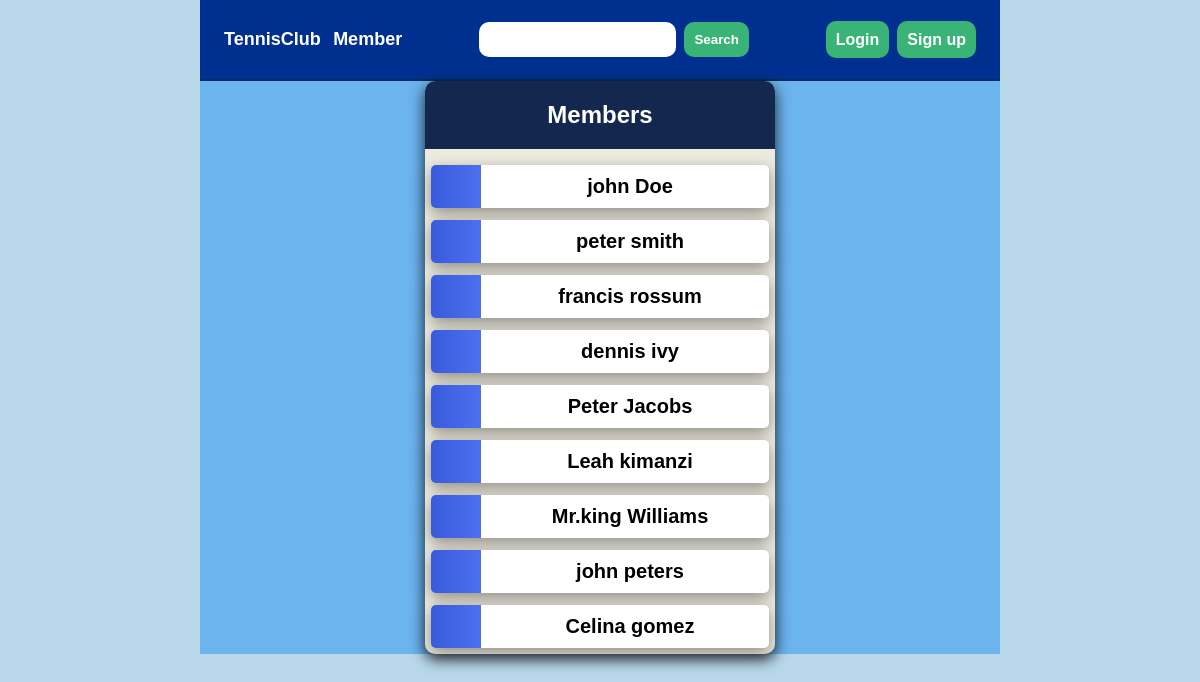
The page /members/ on the database its author committed.
### members/models.py (models this page shows, shortened)
class Member(models.Model):
    firstname=models.CharField(max_length=200)
    lastname=models.CharField(max_length=200)
    gender=models.CharField(max_length=100)
    phone=models.IntegerField()
    joined_date=models.DateTimeField()

### members/views.py (the view)
# urls.py: path('',views.index,name='index'),
def index(request):
    mydata=Member.objects.all()
    context={'mydata':mydata}
    return render(request, 'members/index.html', context)

### members/templates/members/index.html (shortened to what this page needs)
<!DOCTYPE html>
{% load static %}
<html lang="en">
<head>
    <link rel="stylesheet" href="{%static 'css/main.css' %}">
</head>
<body>
   <div class="container">
    <nav>
        <div class="title">
<a href="{% url 'members:index'%}">TennisClub</a>
<a href="{% url 'members:index'%}">Member</a>
        </div>
    <form action="{% url 'members:search' %} " method="post">
        <div class="search">
          <input type="text" name="q" required/>
          <input type="submit"  value="Search">
        </div>
     </form>
     <div class="login">
        {% if request.user.is_authenticated %}
        <a href="{% url 'members:register'%}">New Member</a>
        <a href="{%url 'user:logout' %}">Logout</a>
        {% else %}
        <ul>
            <li><a href="{% url 'user:login' %}">Login</a></li>
            <li><a href="{% url 'user:register' %}">Sign up</a></li>
        </ul>
        {% endif %}
     </div>
    </nav>
    <div class="content">
    <h2>Members</h2>
    {% for i in mydata %}
    <ul>
        <li><a href="{% url 'members:detail' i.id%}">{{i.firstname}}  {{i.lastname}}</a></li>
    </ul>
    {% endfor %}
  </div>
   </div>
</body>
</html>

### static/css/main.css (style rules this page uses)
* { padding: 0; margin: 0; box-sizing: border-box; }
body { font-family: 'Trebuchet MS', 'Lucida Sans Unicode', 'Lucida Grande', 'Lucida Sans', Arial, sans-serif; background-color:#B9D9EB ; }
.container { max-width: 800px; margin: auto; background-color:#6CB4EE; height: 100%; }
nav { display: flex; justify-content: space-between; align-items: center; background-color: #00308F; padding: 20px; border-bottom: 2px solid #002D62; }
.title a { text-decoration: none; color: #fff; margin: 4px; font-size:large; font-weight: 800; }
input { padding: 10px; border: none; border-radius: 10px; margin: 2px; }
input[type=submit] { background-color: rgb(58, 179, 118); color: #ffff; font-weight: 600; }
.content { width: 350px; background-color: #ffffff; box-shadow: 0px 5px 15px rgba(0,0,0,0.8); border-radius: 10px; border: none; margin: auto; display: flex; justify-content: center; align-items: center; flex-direction: column; }
.login ul { display: flex; align-items: center; justify-content: center; list-style: none; }
.login ul li a { margin: 4px; text-decoration: none; padding: 10px; color: #ffff; background-color:rgb(58, 179, 118) ; border-radius: 10px; font-weight: 600; }
.content { background-color: #EDEADE; }
.content h2 { width: 100%; border-top-right-radius: 10px; border-top-left-radius: 10px; text-align: center; margin-bottom: 10px; padding: 20px; background-color:#13274F; color: #fff; }
.content ul { width: 100%; list-style-type: none; padding: 0; margin: 0; }
.content ul li { background-image: linear-gradient(to right, #375BDC, #4D70EF); background-size: 50px 60px; background-color: #ffffff; margin: 6px; text-align: center; display:block; background-repeat: no-repeat; border-radius: 5px; cursor: pointer; transition: transform .25s; list-style: none; padding: 10px; padding-left: 70px; box-shadow: 0 5px 15px rgba(0, 0, 0, 0.4); }
.content ul li a { text-decoration: none; color: #000; font-size: 20px; font-weight: 800; }

### rows shown on the page
Member: firstname "john", lastname "Doe"
Member: firstname "peter", lastname "smith"
Member: firstname "francis", lastname "rossum"
Member: firstname "dennis", lastname "ivy"
Member: firstname "Peter", lastname "Jacobs"
Member: firstname "Leah", lastname "kimanzi"
Member: firstname "Mr.king", lastname "Williams"
Member: firstname "john", lastname "peters"
Member: firstname "Celina", lastname "gomez"
